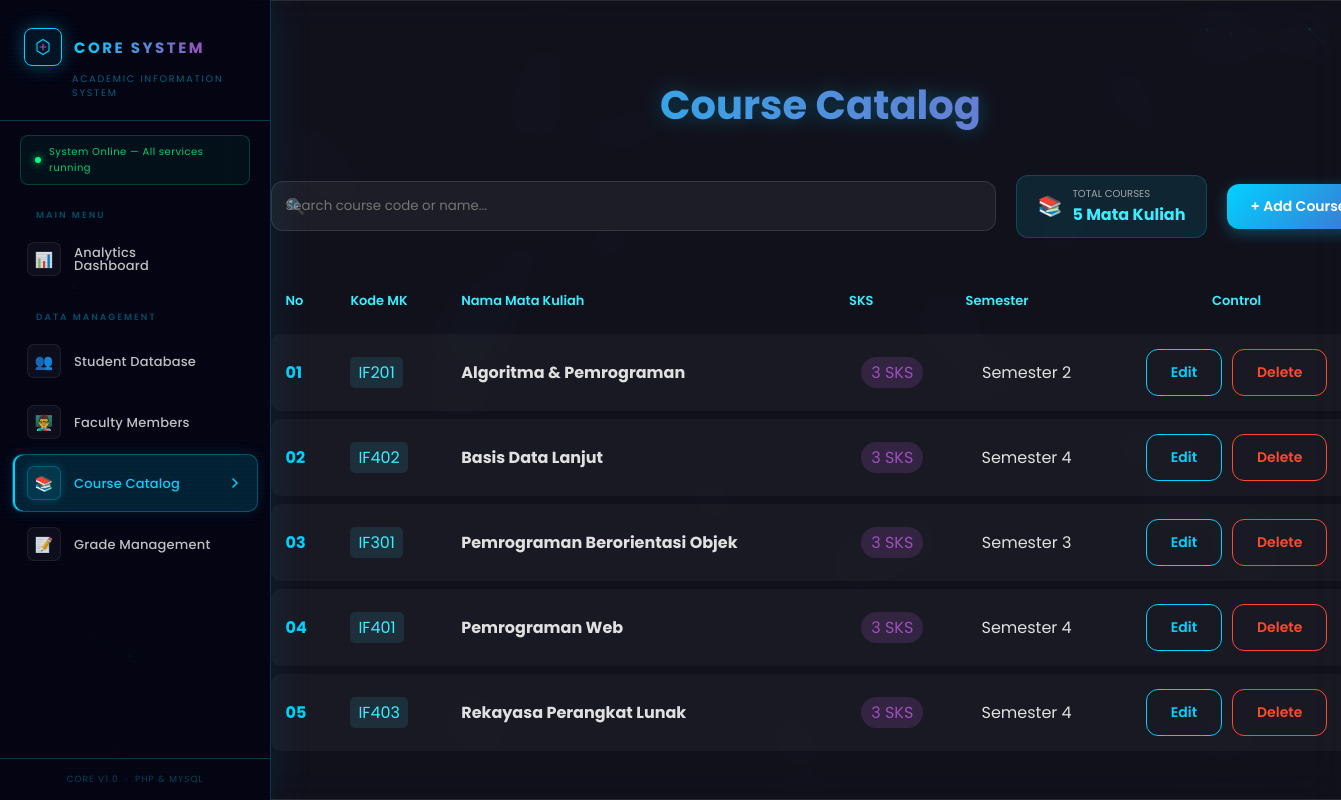
The app's page /matakuliah.php with its own data.
### tables this page shows
CREATE TABLE IF NOT EXISTS matakuliah (
    id       INT AUTO_INCREMENT PRIMARY KEY,
    kode_mk  VARCHAR(20)  NOT NULL UNIQUE,
    nama_mk  VARCHAR(100) NOT NULL,
    sks      TINYINT      NOT NULL DEFAULT 3,
    semester TINYINT      NOT NULL DEFAULT 1,
    created_at TIMESTAMP DEFAULT CURRENT_TIMESTAMP
);

### matakuliah.php (the view, shortened to what this page needs)
<?php
require 'connection.php';
$matakuliah = $pdo->query("SELECT * FROM matakuliah ORDER BY nama_mk ASC")->fetchAll(PDO::FETCH_ASSOC);
?>
<!DOCTYPE html>
<html lang="id">
<head>
    <link rel="stylesheet" href="style.css">
</head>
<body>
    <?php include 'sidebar.php'; ?>
    <div class="container">
        <h2>Course Catalog</h2>
        <div class="top-bar">
            <div class="search-box">
                <span class="search-icon">🔍</span>
                <input type="text" id="searchInput" placeholder="Search course code or name..." onkeyup="searchTable()">
            </div>
            <div class="stats-card">
                <span style="font-size: 20px;">📚</span>
                <div>
                    <div style="font-size: 10px; opacity: 0.7; text-transform: uppercase;">Total Courses</div>
                    <div style="font-weight: bold; color: var(--accent-color);"><?= count($matakuliah) ?> Mata Kuliah</div>
                </div>
            </div>
            <a href="tambah_mk.php" class="btn btn-primary">+ Add Course</a>
        </div>
        <table id="mkTable">
            <thead>
                <tr>
                    <th>No</th>
                    <th>Kode MK</th>
                    <th>Nama Mata Kuliah</th>
                    <th>SKS</th>
                    <th>Semester</th>
                    <th style="text-align: center;">Control</th>
                </tr>
            </thead>
            <tbody>
                <?php $no = 1; foreach($matakuliah as $mk): ?>
                <tr>
                    <td style="color: var(--primary-color); font-weight: bold;"><?= str_pad($no++, 2, '0', STR_PAD_LEFT) ?></td>
                    <td><span style="background: rgba(58,237,255,0.1); padding: 4px 8px; border-radius: 5px; color: var(--accent-color);"><?= htmlspecialchars($mk['kode_mk']) ?></span></td>
                    <td><strong><?= htmlspecialchars($mk['nama_mk']) ?></strong></td>
                    <td style="text-align: center;">
                        <span style="background: rgba(157,80,187,0.2); padding: 4px 10px; border-radius: 20px; color: var(--secondary-color);"><?= $mk['sks'] ?> SKS</span>
                    </td>
                    <td style="text-align: center;">Semester <?= htmlspecialchars($mk['semester']) ?></td>
                    <td style="display: flex; gap: 10px; justify-content: center;">
                        <a href="edit_mk.php?id=<?= $mk['id'] ?>" class="btn btn-edit">Edit</a>
                        <a href="delete_mk.php?id=<?= $mk['id'] ?>" class="btn btn-delete" onclick="return confirm('Hapus mata kuliah ini?')">Delete</a>
                    </td>
                </tr>
                <?php endforeach; ?>
            </tbody>
        </table>
    </div>
</body>
</html>

### style.css (style rules this page uses)
:root { --bg-color: #0d0d1a; --card-bg: rgba(255, 255, 255, 0.05); --primary-color: #00d2ff; --secondary-color: #9d50bb; --text-color: #e0e0e0; --accent-color: #3aedff; --danger-color: #ff4b2b; --glass-border: rgba(255, 255, 255, 0.1); }
body { background: #050510; font-family: 'Poppins', 'Segoe UI', sans-serif; color: var(--text-color); margin: 0; padding: 0; min-height: 100vh; display: flex; justify-content: center; align-items: center; flex-direction: column; overflow-x: hidden; }
.container { width: 90%; max-width: 1100px; background: var(--card-bg); backdrop-filter: blur(20px); border: 1px solid var(--glass-border); padding: 40px; border-radius: 24px; box-shadow: 0 0 30px rgba(0, 210, 255, 0.15), 0 15px 35px rgba(0, 0, 0, 0.5); animation: fadeIn 0.8s ease-out; position: relative; z-index: 1; }
h2 { text-align: center; background: linear-gradient(to right, #00d2ff, #9d50bb); -webkit-background-clip: text; -webkit-text-fill-color: transparent; font-size: 2.5rem; margin-bottom: 40px; filter: drop-shadow(0 0 10px rgba(0, 210, 255, 0.3)); font-weight: 700; }
.top-bar { display: flex; justify-content: space-between; align-items: center; margin-bottom: 30px; gap: 20px; flex-wrap: wrap; }
.search-box { position: relative; flex: 1; min-width: 300px; }
.search-box input { width: 100%; padding: 12px 20px 12px 45px; background: rgba(255, 255, 255, 0.07); border: 1px solid var(--glass-border); border-radius: 15px; color: white; outline: none; transition: 0.3s; font-family: 'Poppins', sans-serif; }
.search-icon { position: absolute; left: 15px; top: 50%; transform: translateY(-50%); opacity: 0.5; }
.stats-card { background: rgba(0, 210, 255, 0.1); padding: 10px 20px; border-radius: 12px; border: 1px solid rgba(0, 210, 255, 0.2); display: flex; align-items: center; gap: 10px; }
.btn { padding: 12px 24px; border: none; border-radius: 12px; cursor: pointer; font-weight: 600; transition: all 0.4s cubic-bezier(0.175, 0.885, 0.32, 1.275); text-decoration: none; display: inline-flex; align-items: center; font-size: 14px; position: relative; overflow: hidden; font-family: 'Poppins', sans-serif; }
.btn-primary { background: linear-gradient(135deg, #00d2ff 0%, #3a7bd5 50%, #9d50bb 100%); background-size: 200% auto; color: white; box-shadow: 0 4px 15px rgba(0, 210, 255, 0.3); }
.btn-edit { background: transparent; border: 1px solid var(--primary-color); color: var(--primary-color); }
.btn-delete { background: transparent; border: 1px solid var(--danger-color); color: var(--danger-color); }
table { width: 100%; border-collapse: separate; border-spacing: 0 8px; }
th { padding: 15px; text-align: left; color: var(--accent-color); font-size: 13px; font-weight: 600; }
tbody tr { background: rgba(255, 255, 255, 0.03); transition: 0.3s; }
td { padding: 15px; }
td:first-child { border-radius: 10px 0 0 10px; }
td:last-child { border-radius: 0 10px 10px 0; }
input[type="text"] { width: 100%; padding: 14px; background: rgba(255, 255, 255, 0.05); border: 1px solid var(--glass-border); border-radius: 12px; color: #fff; outline: none; transition: 0.3s; box-sizing: border-box; font-family: 'Poppins', sans-serif; }

### sidebar.php (style rules this page uses)
:root { --sb-bg: rgba(5, 5, 20, 0.97); --sb-border: rgba(0, 210, 255, 0.25); --sb-w: 270px; --sb-primary: #00d2ff; --sb-secondary: #9d50bb; --sb-accent: #3aedff; --sb-text: rgba(224, 224, 224, 0.85); --sb-hover-bg: rgba(0, 210, 255, 0.08); --sb-active-bg: rgba(0, 210, 255, 0.14); --sb-glow: 0 0 18px rgba(0, 210, 255, 0.35); --sb-speed: 0.38s; --sb-ease: cubic-bezier(0.4, 0, 0.2, 1); }
@media (min-width: 900px) { body.sb-open .container { margin-left: calc(var(--sb-w) + 30px); transition: margin-left var(--sb-speed) var(--sb-ease); } }

### records on screen
matakuliah: no "01", kode_mk "IF201", nama_mk "Algoritma & Pemrograman", sks "3", semester "2"
matakuliah: no "02", kode_mk "IF402", nama_mk "Basis Data Lanjut", sks "3", semester "4"
matakuliah: no "03", kode_mk "IF301", nama_mk "Pemrograman Berorientasi Objek", sks "3", semester "3"
matakuliah: no "04", kode_mk "IF401", nama_mk "Pemrograman Web", sks "3", semester "4"
matakuliah: no "05", kode_mk "IF403", nama_mk "Rekayasa Perangkat Lunak", sks "3", semester "4"

### other values on screen
count($matakuliah) "5"
